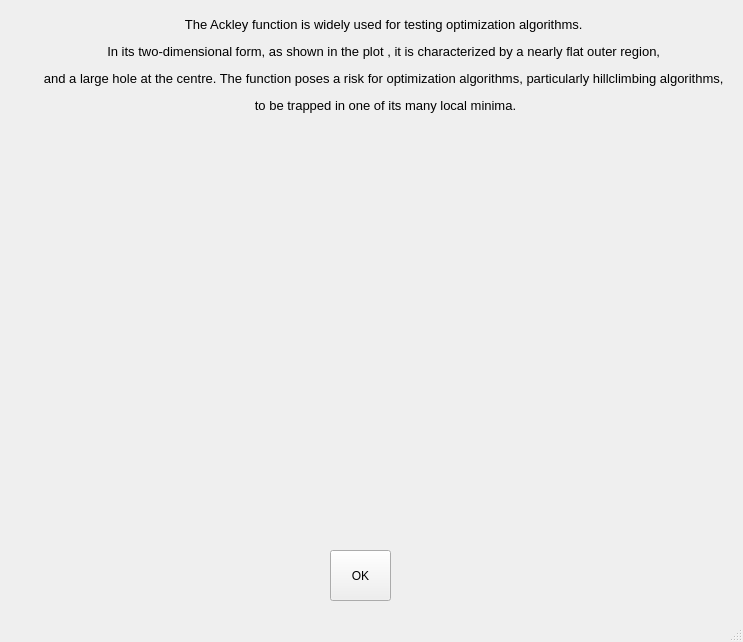
<?xml version="1.0" encoding="UTF-8"?>
<ui version="4.0">
 <class>MainWindow</class>
 <widget class="QMainWindow" name="MainWindow">
  <property name="geometry">
   <rect>
    <x>0</x>
    <y>0</y>
    <width>743</width>
    <height>642</height>
   </rect>
  </property>
  <property name="windowTitle">
   <string>MainWindow</string>
  </property>
  <widget class="QWidget" name="centralwidget">
   <widget class="QLabel" name="label">
    <property name="geometry">
     <rect>
      <x>10</x>
      <y>0</y>
      <width>751</width>
      <height>131</height>
     </rect>
    </property>
    <property name="font">
     <font>
      <pointsize>10</pointsize>
     </font>
    </property>
    <property name="text">
     <string>&lt;html&gt;&lt;head/&gt;&lt;body&gt;&lt;p align=&quot;center&quot;&gt;The Ackley function is widely used for testing optimization algorithms. &lt;/p&gt;&lt;p align=&quot;center&quot;&gt;In its two-dimensional form, as shown in the plot , it is characterized by a nearly flat outer region, &lt;/p&gt;&lt;p align=&quot;center&quot;&gt;and a large hole at the centre. The function poses a risk for optimization algorithms, particularly hillclimbing algorithms, &lt;/p&gt;&lt;p align=&quot;center&quot;&gt;to be trapped in one of its many local minima.&lt;/p&gt;&lt;/body&gt;&lt;/html&gt;</string>
    </property>
   </widget>
   <widget class="QLabel" name="label_2">
    <property name="geometry">
     <rect>
      <x>130</x>
      <y>130</y>
      <width>481</width>
      <height>321</height>
     </rect>
    </property>
    <property name="text">
     <string/>
    </property>
    <property name="pixmap">
     <pixmap>images/ackley.png</pixmap>
    </property>
    <property name="scaledContents">
     <bool>true</bool>
    </property>
   </widget>
   <widget class="QPushButton" name="okButton">
    <property name="geometry">
     <rect>
      <x>330</x>
      <y>550</y>
      <width>61</width>
      <height>51</height>
     </rect>
    </property>
    <property name="text">
     <string>OK</string>
    </property>
   </widget>
   <widget class="QLabel" name="label_3">
    <property name="geometry">
     <rect>
      <x>130</x>
      <y>460</y>
      <width>481</width>
      <height>71</height>
     </rect>
    </property>
    <property name="text">
     <string/>
    </property>
    <property name="pixmap">
     <pixmap>images/ackleyMath.png</pixmap>
    </property>
    <property name="scaledContents">
     <bool>true</bool>
    </property>
   </widget>
  </widget>
  <widget class="QMenuBar" name="menubar">
   <property name="geometry">
    <rect>
     <x>0</x>
     <y>0</y>
     <width>743</width>
     <height>21</height>
    </rect>
   </property>
  </widget>
  <widget class="QStatusBar" name="statusbar"/>
 </widget>
 <resources>
  <include location="ImageResources.qrc"/>
 </resources>
 <connections/>
</ui>
